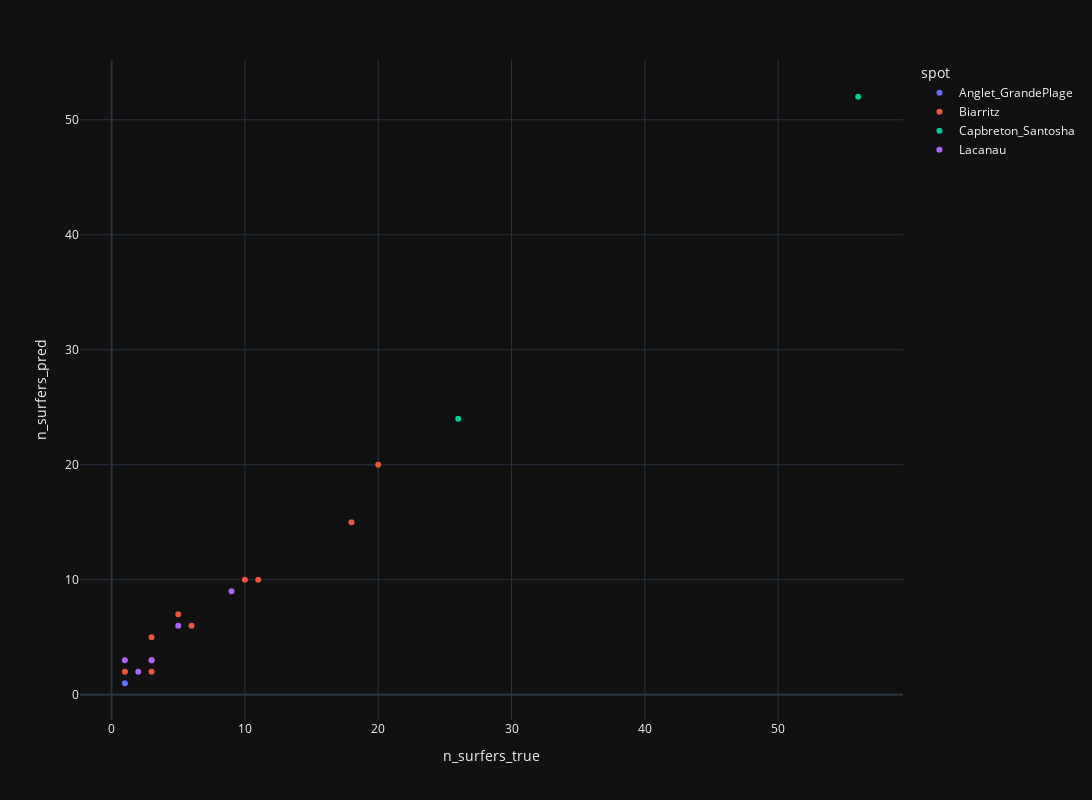

This figure's notebook cell:
### Code cell
fig = px.scatter(df2, x='n_surfers_true', y="n_surfers_pred", color="spot", custom_data=["file_label"],
             width=1300, height=800)
fig.update_traces(
    hovertemplate="<br>".join([
        "true: %{x}",
        "pred: %{y}",
        "file: %{customdata[0]}",
    ])
)
fig.show()

### Figure 1 — Plotly figure (JSON) as saved in the notebook; plotly's stock layout.template omitted (floating-point values rounded to 4 significant figures)
{"data": [{"customdata": [["spots_Anglet_GrandePlage_2022-03-25_10-30.txt"]], "hovertemplate": "true: %{x}<br>pred: %{y}<br>file: %{customdata[0]}", "legendgroup": "Anglet_GrandePlage", "marker": {"color": "#636efa", "symbol": "circle"}, "mode": "markers", "name": "Anglet_GrandePlage", "orientation": "v", "showlegend": true, "x": [1], "xaxis": "x", "y": [1], "yaxis": "y", "type": "scatter"}, {"customdata": [["spots_Biarritz_2022-03-14_14-41.txt"], ["spots_Biarritz_2022-03-18_14-30.txt"], ["spots_Biarritz_2022-03-20_10-45.txt"], ["spots_Biarritz_2022-03-21_08-30.txt"], ["spots_Biarritz_2022-03-21_16-00.txt"], ["spots_Biarritz_2022-03-24_11-15.txt"], ["spots_Biarritz_2022-03-26_18-30.txt"], ["spots_Biarritz_2022-03-27_09-15.txt"], ["spots_Biarritz_2022-03-29_18-45.txt"], ["spots_Biarritz_2022-04-02_12-15.txt"]], "hovertemplate": "true: %{x}<br>pred: %{y}<br>file: %{customdata[0]}", "legendgroup": "Biarritz", "marker": {"color": "#EF553B", "symbol": "circle"}, "mode": "markers", "name": "Biarritz", "orientation": "v", "showlegend": true, "x": [6, 18, 11, 10, 5, 20, 1, 3, 3, 3], "xaxis": "x", "y": [6, 15, 10, 10, 7, 20, 2, 5, 3, 2], "yaxis": "y", "type": "scatter"}, {"customdata": [["spots_Capbreton_Santosha_2022-03-14_15-41.txt"], ["spots_Capbreton_Santosha_2022-03-24_12-15.txt"]], "hovertemplate": "true: %{x}<br>pred: %{y}<br>file: %{customdata[0]}", "legendgroup": "Capbreton_Santosha", "marker": {"color": "#00cc96", "symbol": "circle"}, "mode": "markers", "name": "Capbreton_Santosha", "orientation": "v", "showlegend": true, "x": [26, 56], "xaxis": "x", "y": [24, 52], "yaxis": "y", "type": "scatter"}, {"customdata": [["spots_Lacanau_2022-03-19_15-30.txt"], ["spots_Lacanau_2022-03-22_14-45.txt"], ["spots_Lacanau_2022-03-25_11-45.txt"], ["spots_Lacanau_2022-03-25_17-30.txt"], ["spots_Lacanau_2022-03-26_13-30.txt"]], "hovertemplate": "true: %{x}<br>pred: %{y}<br>file: %{customdata[0]}", "legendgroup": "Lacanau", "marker": {"color": "#ab63fa", "symbol": "circle"}, "mode": "markers", "name": "Lacanau", "orientation": "v", "showlegend": true, "x": [9, 3, 2, 5, 1], "xaxis": "x", "y": [9, 3, 2, 6, 3], "yaxis": "y", "type": "scatter"}], "layout": {"xaxis": {"anchor": "y", "domain": [0.0, 1.0], "title": {"text": "n_surfers_true"}}, "yaxis": {"anchor": "x", "domain": [0.0, 1.0], "title": {"text": "n_surfers_pred"}}, "legend": {"title": {"text": "spot"}, "tracegroupgap": 0}, "margin": {"t": 60}, "height": 800, "width": 1300}}
